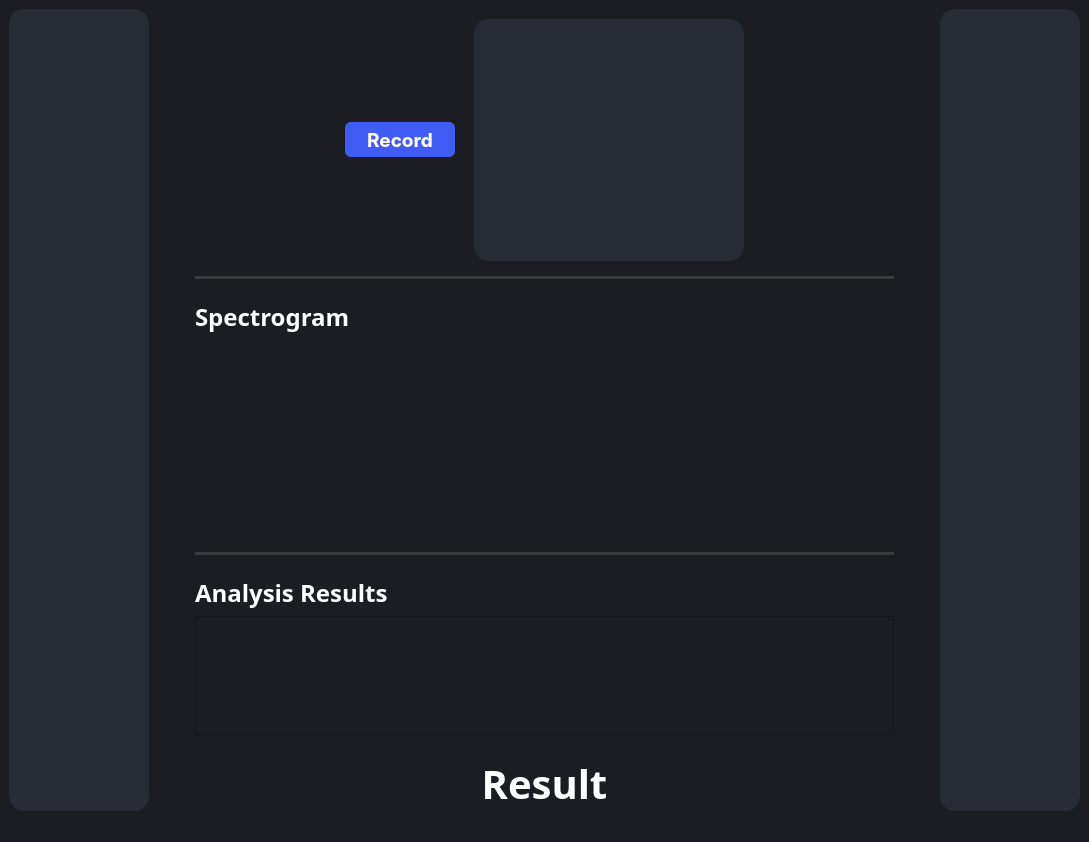
<?xml version="1.0" encoding="UTF-8"?>
<ui version="4.0">
 <class>MainWindow</class>
 <widget class="QMainWindow" name="MainWindow">
  <property name="geometry">
   <rect>
    <x>0</x>
    <y>0</y>
    <width>1089</width>
    <height>842</height>
   </rect>
  </property>
  <property name="windowTitle">
   <string>MainWindow</string>
  </property>
  <property name="styleSheet">
   <string notr="true">background-color: #1b1d23;</string>
  </property>
  <widget class="QWidget" name="centralwidget">
   <layout class="QGridLayout" name="gridLayout">
    <item row="0" column="0">
     <layout class="QHBoxLayout" name="horizontalLayout_3" stretch="2,0,10,0,2">
      <item>
       <widget class="QFrame" name="frame">
        <property name="styleSheet">
         <string notr="true">border-radius: 15px;
background-color: rgb(39, 44, 54);
border: none;</string>
        </property>
        <property name="frameShape">
         <enum>QFrame::StyledPanel</enum>
        </property>
        <property name="frameShadow">
         <enum>QFrame::Raised</enum>
        </property>
       </widget>
      </item>
      <item>
       <spacer name="horizontalSpacer">
        <property name="orientation">
         <enum>Qt::Horizontal</enum>
        </property>
        <property name="sizeType">
         <enum>QSizePolicy::Minimum</enum>
        </property>
        <property name="sizeHint" stdset="0">
         <size>
          <width>40</width>
          <height>20</height>
         </size>
        </property>
       </spacer>
      </item>
      <item>
       <layout class="QVBoxLayout" name="verticalLayout_3" stretch="3,0,3,0,2,0">
        <item>
         <layout class="QHBoxLayout" name="horizontalLayout">
          <property name="spacing">
           <number>19</number>
          </property>
          <property name="leftMargin">
           <number>150</number>
          </property>
          <property name="topMargin">
           <number>10</number>
          </property>
          <property name="rightMargin">
           <number>150</number>
          </property>
          <property name="bottomMargin">
           <number>9</number>
          </property>
          <item>
           <widget class="QPushButton" name="recordButton">
            <property name="font">
             <font>
              <family>-apple-system</family>
              <pointsize>14</pointsize>
              <bold>true</bold>
             </font>
            </property>
            <property name="styleSheet">
             <string notr="true">QPushButton{
  appearance: button;
  backface-visibility: hidden;
  background-color: #405cf5;
  border-radius: 6px;
  border-width: 0;
  box-shadow: rgba(50, 50, 93, .1) 0 0 0 1px inset,rgba(50, 50, 93, .1) 0 2px 5px 0,rgba(0, 0, 0, .07) 0 1px 1px 0;
  box-sizing: border-box;
  color: #fff;
  cursor: pointer;
  font-family: -apple-system,system-ui,&quot;Segoe UI&quot;,Roboto,&quot;Helvetica Neue&quot;,Ubuntu,sans-serif;
  font-size: 100%;
  height: 35px;
  line-height: 1.15;

  outline: none;
  overflow: hidden;
  padding: 0 5px;
  position: relative;
  text-align: center;
  text-transform: none;
  transform: translateZ(0);
  transition: all .2s,box-shadow .08s ease-in;
  touch-action: manipulation;
  width:100px;
}
QPushButton:hover{
background-color: #283999;
}
QPushButton:pressed{
background-color: #1c2973;
}
</string>
            </property>
            <property name="text">
             <string>Record</string>
            </property>
            <property name="icon">
             <iconset>
              <normaloff>icons/mic-svgrepo-com.png</normaloff>icons/mic-svgrepo-com.png</iconset>
            </property>
            <property name="iconSize">
             <size>
              <width>25</width>
              <height>25</height>
             </size>
            </property>
           </widget>
          </item>
          <item>
           <widget class="QListWidget" name="membersList">
            <property name="styleSheet">
             <string notr="true">            QListWidget {
                background-color: rgb(39, 44, 54);
                padding: 5px;
                border-radius: 15px;
                margin: 0 0 ;
				padding: 5px 0;
                font-family: Roboto-Bold;
				font-weight: 1000;
            }

            QListWidget::item {
                background-color: rgb(39, 44, 54);
                padding: 5px;
                border-bottom: 1px solid #c0c0c0;
                border-radius: 15px;
                color: #ffffff;
    
            }

            QListWidget::item:selected {
                background-color: #3399ff;
                color: #ffffff;
            }

            QListWidget::item:hover {
                background-color: #e0e0e0;
            }
</string>
            </property>
           </widget>
          </item>
         </layout>
        </item>
        <item>
         <widget class="Line" name="line_8">
          <property name="styleSheet">
           <string notr="true">/* Line style */

  /* Set the width of the line */
  width: 20px;

  /* Set the height of the line */
  height: 5px;

  /* Set the background color of the line */
  background-color: #3a3b3c;

  /* Set the border of the line */
  border: 10px;

  /* Set the border radius of the line */
  border-radius:5px;



</string>
          </property>
          <property name="orientation">
           <enum>Qt::Horizontal</enum>
          </property>
         </widget>
        </item>
        <item>
         <layout class="QVBoxLayout" name="verticalLayout_2" stretch="0,8">
          <property name="spacing">
           <number>2</number>
          </property>
          <property name="leftMargin">
           <number>0</number>
          </property>
          <property name="topMargin">
           <number>15</number>
          </property>
          <item>
           <widget class="QLabel" name="label_4">
            <property name="font">
             <font>
              <family>Overpass Black</family>
              <pointsize>18</pointsize>
              <bold>true</bold>
             </font>
            </property>
            <property name="styleSheet">
             <string notr="true">color:white;
background: rgba(74, 74, 74, 0);
margin: 0 0 ;</string>
            </property>
            <property name="text">
             <string>Spectrogram</string>
            </property>
           </widget>
          </item>
          <item>
           <widget class="QWidget" name="spectrogram" native="true">
            <property name="styleSheet">
             <string notr="true">margin: 1px 140px;
color: white;</string>
            </property>
           </widget>
          </item>
         </layout>
        </item>
        <item>
         <widget class="Line" name="line_9">
          <property name="styleSheet">
           <string notr="true">/* Line style */

  /* Set the width of the line */
  width: 20px;

  /* Set the height of the line */
  height: 5px;

  /* Set the background color of the line */
  background-color: #3a3b3c;

  /* Set the border of the line */
  border: 10px;

  /* Set the border radius of the line */
  border-radius:5px;



</string>
          </property>
          <property name="orientation">
           <enum>Qt::Horizontal</enum>
          </property>
         </widget>
        </item>
        <item>
         <layout class="QVBoxLayout" name="verticalLayout" stretch="0,5">
          <property name="topMargin">
           <number>15</number>
          </property>
          <item>
           <widget class="QLabel" name="label">
            <property name="font">
             <font>
              <family>Overpass Black</family>
              <pointsize>18</pointsize>
              <bold>true</bold>
             </font>
            </property>
            <property name="styleSheet">
             <string notr="true">color:white;
background: rgba(74, 74, 74, 0);
margin: 0 0 ;</string>
            </property>
            <property name="text">
             <string>Analysis Results</string>
            </property>
           </widget>
          </item>
          <item>
           <widget class="QTextEdit" name="analysisResult"/>
          </item>
         </layout>
        </item>
        <item>
         <layout class="QHBoxLayout" name="horizontalLayout_2" stretch="2">
          <property name="topMargin">
           <number>15</number>
          </property>
          <item>
           <widget class="QLabel" name="result_label">
            <property name="font">
             <font>
              <family>Overpass Black</family>
              <pointsize>-1</pointsize>
              <bold>true</bold>
             </font>
            </property>
            <property name="layoutDirection">
             <enum>Qt::LeftToRight</enum>
            </property>
            <property name="styleSheet">
             <string notr="true">color:white;
font-size:40px;
margin: 0 0 ;</string>
            </property>
            <property name="text">
             <string>Result</string>
            </property>
            <property name="alignment">
             <set>Qt::AlignCenter</set>
            </property>
           </widget>
          </item>
         </layout>
        </item>
       </layout>
      </item>
      <item>
       <spacer name="horizontalSpacer_2">
        <property name="orientation">
         <enum>Qt::Horizontal</enum>
        </property>
        <property name="sizeType">
         <enum>QSizePolicy::Minimum</enum>
        </property>
        <property name="sizeHint" stdset="0">
         <size>
          <width>40</width>
          <height>20</height>
         </size>
        </property>
       </spacer>
      </item>
      <item>
       <widget class="QFrame" name="frame_2">
        <property name="styleSheet">
         <string notr="true">border-radius: 15px;
background-color: rgb(39, 44, 54);
border: none;</string>
        </property>
        <property name="frameShape">
         <enum>QFrame::StyledPanel</enum>
        </property>
        <property name="frameShadow">
         <enum>QFrame::Raised</enum>
        </property>
       </widget>
      </item>
     </layout>
    </item>
   </layout>
  </widget>
  <widget class="QMenuBar" name="menubar">
   <property name="geometry">
    <rect>
     <x>0</x>
     <y>0</y>
     <width>1089</width>
     <height>22</height>
    </rect>
   </property>
  </widget>
  <widget class="QStatusBar" name="statusbar"/>
 </widget>
 <resources/>
 <connections/>
</ui>
